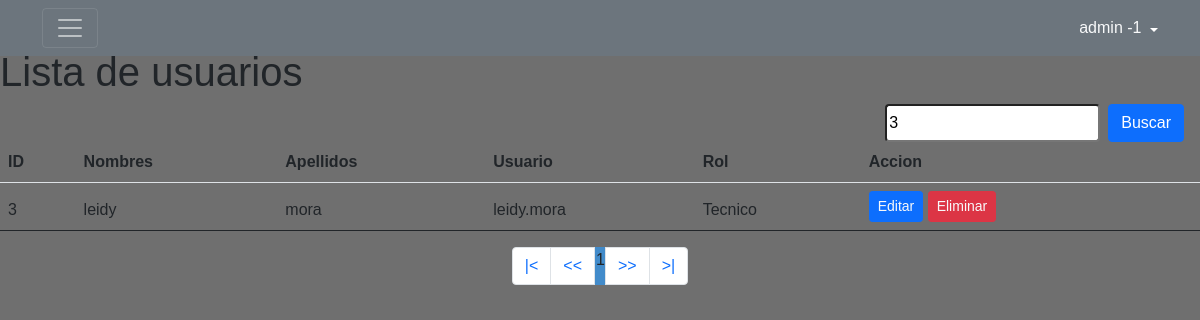
/menu/buscadorUsuario.php?busqueda=3 (signed in), run on the app's committed database.
### tables this page shows
CREATE TABLE `usuario` (
  `id_usuario` int(11) NOT NULL,
  `nombres` varchar(45) NOT NULL,
  `apellidos` varchar(30) NOT NULL,
  `usuario` varchar(20) NOT NULL,
  `pass` varchar(45) NOT NULL,
  `rol` int(11) NOT NULL
);

CREATE TABLE `rol` (
  `idRol` int(11) NOT NULL,
  `rol` varchar(20) NOT NULL
);

### menu/buscadorUsuario.php (the view, shortened to what this page needs)
<?php
  include "../conexion-bd.php";
?>
<!DOCTYPE html>
<html lang="en">
<head>
    <link href="https://cdn.jsdelivr.net/npm/bootstrap@5.1.3/dist/css/bootstrap.min.css" rel="stylesheet">
    <link rel="stylesheet" href="../styles/estilos.css">
</head>
<body>
    <?php include "includes/menu.php"; ?>
    <section class="pt-5">
    <?php
    $busqueda = strtolower ($_REQUEST['busqueda']);
    ?>
    <h1>Lista de usuarios</h1>
    <form action="buscadorUsuario.php" method="GET" class="d-flex justify-content-end pe-3">
    <input type="text" class="me-2 rounded" name="busqueda" id="busqueda" placeholder="Buscar" value="<?php echo $busqueda; ?>">
    <input type="submit" value="Buscar" class="btn btn-primary">
    </form>
    <table class="table">
  <thead>
    <tr>
      <th scope="col">ID</th>
      <th scope="col">Nombres</th>
      <th scope="col">Apellidos</th>
      <th scope="col">Usuario</th>
      <th scope="col">Rol</th>
      <th scope="col">Accion</th>
    </tr>
    <?php
        $rol= '';
        $sql_registe = mysqli_query($conn, "SELECT COUNT(*) as total_registro FROM usuario
                                             WHERE(id_usuario LIKE '%$busqueda%' OR
                                                    nombres LIKE '%$busqueda%' OR
                                                    apellidos LIKE '%$busqueda%' OR
                                                    usuario LIKE '%$busqueda%'
                                                    $rol ) ");
        $result_register = mysqli_fetch_array($sql_registe);
        $total_registro = $result_register['total_registro'];
        $por_pagina = 5;
        if(empty($_GET['pagina']))
        {
          $pagina = 1;
        }else{
          $pagina = $_GET['pagina'];
        }
        $desde = ($pagina-1) * $por_pagina;
        $total_paginas = ceil($total_registro / $por_pagina);
       $query = mysqli_query($conn,"SELECT u.id_usuario, u.nombres, u.apellidos, u.usuario, r.rol FROM usuario u INNER JOIN rol r ON u.rol= r.idRol
                                            WHERE
                                           (u.id_usuario LIKE '%$busqueda%' OR
                                            u.nombres LIKE '%$busqueda%' OR
                                            u.apellidos LIKE '%$busqueda%' OR
                                            u.usuario LIKE '%$busqueda%' OR
                                            r.rol LIKE '%$busqueda%' )
                                            ORDER BY u.id_usuario ASC LIMIT $desde, $por_pagina ");
      $result = mysqli_num_rows($query);
      if($result > 0)
      {
        while ($data = mysqli_fetch_array($query)){
    ?>
      <tr>
      <td><?php echo $data['id_usuario']; ?></td>
      <td><?php echo $data['nombres']; ?></td>
      <td><?php echo $data['apellidos']; ?></td>
      <td><?php echo $data['usuario']; ?></td>
      <td><?php echo $data['rol']; ?></td>
      <td>
          <a class="link-primary btn btn-primary btn-sm text-light" href="actualizarUsuario.php?id=<?php echo $data["id_usuario"]; ?>">Editar</a>
          <?php if($_SESSION['rol'] == 1){ ?>
            <a class="link-danger btn btn-danger btn-sm text-light" href="eliminarUsuario.php?id=<?php echo $data["id_usuario"]; ?>">Eliminar</a>
          <?php } ?>
      </td>
    </tr>
    <?php
        }
      }
    ?>
  </thead>
</table>
    </section>
    <div class="container">
  <ul class="pagination justify-content-center">
    <li class="page-item"><a class="page-link" href="">|<</a></li>
    <li class="page-item"><a class="page-link" href=""><<</a></li>
    <?php
      for ($i=1; $i <= $total_paginas; $i++) {
          if($i == $pagina)
          {
            echo '<li class="paginaSeleccionada">'.$i.'</li>';
          }else
            echo '<li><a href="?pagina='.$i.'">'.$i.'</a></li>';
          }
    ?>
    <li class="page-item"><a  class="page-link" href="">>></a></li>
    <li class="page-item"><a class="page-link" href="">>|</a></li>
  </ul>
</div>
</body>
</html>

### styles/estilos.css (style rules this page uses)
:root { --color-fondo:#6f6f6f; --borde-formularios: 10px; --color-formularios: #5e5e5e; }
body { margin: 0; padding: 0; font-family: sans-serif; background:var(--color-fondo); }
.paginaSeleccionada { background: #428bca; border: 1px solid #428bca; }

### data on the page
usuario: id_usuario "3", nombres "leidy", apellidos "mora", usuario "leidy.mora", rol.rol "Tecnico"

### other printed values
$_SESSION['usuario'] "admin"
$_SESSION['rol'] "1"
